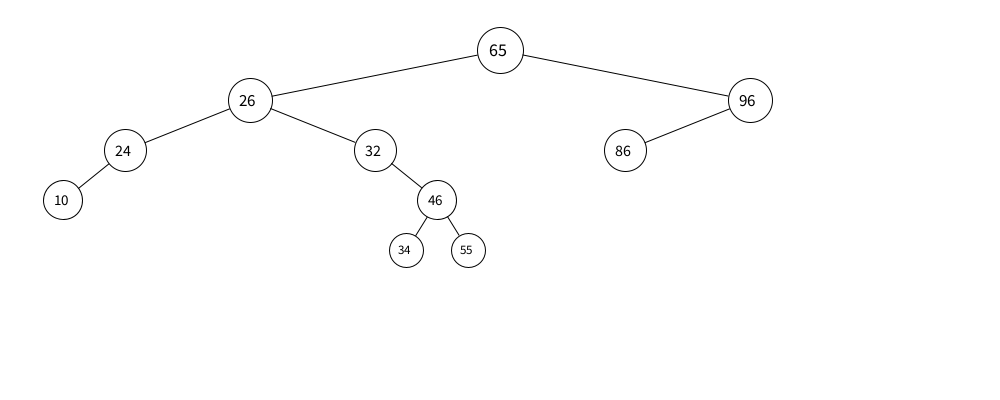
Frame 1 (no input)
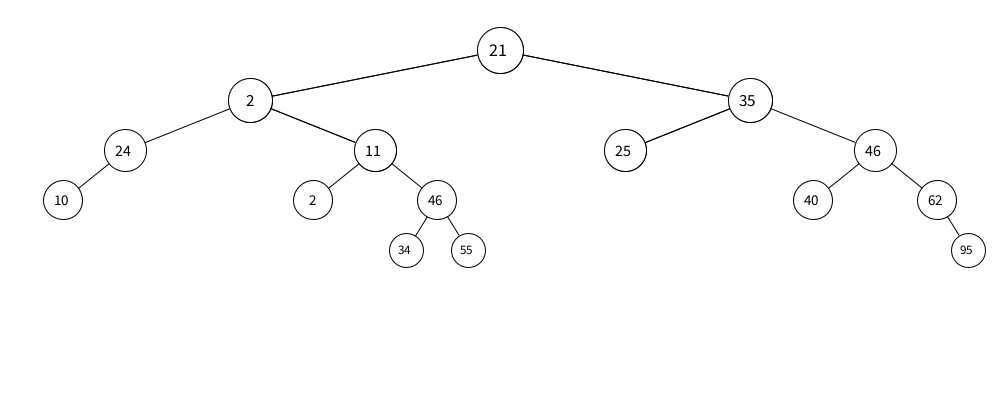
Frame 2 (the mouse pressed at the canvas centre, redrawn once)

The Processing sketch that drew these frames (run headless with seeded random() and noise(); the mouse was pressed at the canvas centre and the sketch redrawn once):

// Processing sketch: processing_110100
// ── processing_110100.pde

void setup() 
{  //setup function called initially, only once
  size(1000, 400);
  background(255);  //set background white
  colorMode(RGB);   //set colors to Hue, Saturation, Brightness mode
  noLoop();
 // fill(#FFFFFF);
}

void draw() 
{
    BinTree T1 = new BinTree();
    for(int i=0;i<10;i++)
       T1.addNode((int)(1+random(100)));
    T1.paint();
}
class BinTree
{
  Node root = null;
  class Node
  {
    public int k, r;
    public int x, y;
    public int depth; 
    Node left=null,right=null;
    public Node(int k, int depth, int x, int y)
    { 
      this.k=k; 
      this.depth=depth; 
      this.x=x;
      this.y=y;
      //this.r=((50-12*depth)>15)?50-12*depth:15;
      if (50-2*sqrt(depth)>15)
        this.r=round(50-2*sqrt(depth));
      else
        this.r=15;

    }
  }  
  public void addNode(int key)
  {
    Node p=null,cur=root; 
    if(root==null)
      root = new Node(key,4,width/2,50);
    else
    {
      while(cur != null)
      {
        p=cur; 
        if(key<cur.k)
          cur = cur.left; 
        else
          cur = cur.right; 
      }
      if(key<p.k)
        p.left = new Node(key,p.depth*2,p.x-(width/p.depth),p.y+50);
      else
        p.right = new Node(key,p.depth*2,p.x+(width/p.depth),p.y+50);
      
    } 
  }
  public void paint()
   {
      proc(root);
   }
    
  void proc(Node p)
  {

    if(p!=null)
    {
      if(p.left!=null)
      {
        line(p.x,p.y,p.left.x,p.left.y);
        proc(p.left);
      }

      if(p.right!=null)
      {
        line(p.x,p.y,p.right.x,p.right.y);
        proc(p.right);
      }
      textSize(p.r*2/5);
      fill(#FFFFFF);
      ellipse(p.x,p.y,p.r,p.r);
      fill(#000000);
      if (p.k / 10 == 0)
        text(p.k, p.x-p.r/9, p.y+p.r/7); 
      else
        text(p.k, p.x-p.r/4, p.y+p.r/7); 
    }

  }
  
}
